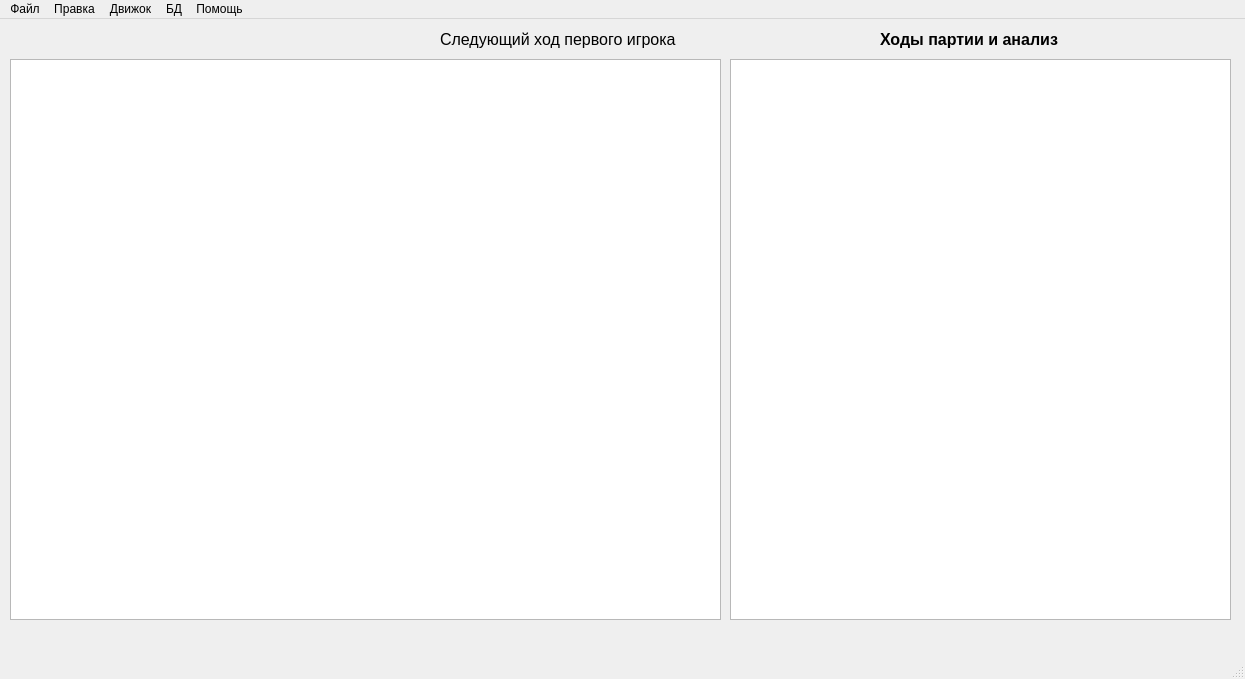
<?xml version="1.0" encoding="UTF-8"?>
<ui version="4.0">
 <class>MainWindow</class>
 <widget class="QMainWindow" name="MainWindow">
  <property name="geometry">
   <rect>
    <x>0</x>
    <y>0</y>
    <width>1245</width>
    <height>679</height>
   </rect>
  </property>
  <property name="windowTitle">
   <string>Wakaranai</string>
  </property>
  <widget class="QWidget" name="centralwidget">
   <widget class="QGraphicsView" name="graphicsView">
    <property name="geometry">
     <rect>
      <x>10</x>
      <y>40</y>
      <width>711</width>
      <height>561</height>
     </rect>
    </property>
   </widget>
   <widget class="QLabel" name="label">
    <property name="geometry">
     <rect>
      <x>880</x>
      <y>10</y>
      <width>191</width>
      <height>21</height>
     </rect>
    </property>
    <property name="font">
     <font>
      <pointsize>12</pointsize>
      <weight>75</weight>
      <bold>true</bold>
     </font>
    </property>
    <property name="text">
     <string>Ходы партии и анализ</string>
    </property>
   </widget>
   <widget class="QLabel" name="label_3">
    <property name="geometry">
     <rect>
      <x>440</x>
      <y>10</y>
      <width>261</width>
      <height>21</height>
     </rect>
    </property>
    <property name="font">
     <font>
      <pointsize>12</pointsize>
     </font>
    </property>
    <property name="text">
     <string>Следующий ход первого игрока</string>
    </property>
   </widget>
   <widget class="QTableWidget" name="tableWidget">
    <property name="geometry">
     <rect>
      <x>730</x>
      <y>40</y>
      <width>501</width>
      <height>561</height>
     </rect>
    </property>
    <property name="font">
     <font>
      <pointsize>12</pointsize>
     </font>
    </property>
    <property name="editTriggers">
     <set>QAbstractItemView::NoEditTriggers</set>
    </property>
    <property name="selectionBehavior">
     <enum>QAbstractItemView::SelectRows</enum>
    </property>
   </widget>
  </widget>
  <widget class="QMenuBar" name="menubar">
   <property name="geometry">
    <rect>
     <x>0</x>
     <y>0</y>
     <width>1245</width>
     <height>21</height>
    </rect>
   </property>
   <widget class="QMenu" name="menu">
    <property name="title">
     <string>Движок</string>
    </property>
    <addaction name="actionConnectEngine"/>
   </widget>
   <widget class="QMenu" name="menu_2">
    <property name="title">
     <string>БД</string>
    </property>
    <addaction name="actionConnectDB"/>
   </widget>
   <widget class="QMenu" name="menu_3">
    <property name="title">
     <string>Файл</string>
    </property>
    <addaction name="actionSetGame"/>
    <addaction name="actionSaveGame"/>
   </widget>
   <widget class="QMenu" name="menu_4">
    <property name="title">
     <string>Правка</string>
    </property>
    <addaction name="actionNewGame"/>
    <addaction name="separator"/>
    <addaction name="actionCopyGame"/>
    <addaction name="actionPasteGame"/>
    <addaction name="separator"/>
    <addaction name="actionChangePlayerName"/>
   </widget>
   <widget class="QMenu" name="menu_5">
    <property name="title">
     <string>Помощь</string>
    </property>
    <addaction name="actionAboutProgram"/>
   </widget>
   <addaction name="menu_3"/>
   <addaction name="menu_4"/>
   <addaction name="menu"/>
   <addaction name="menu_2"/>
   <addaction name="menu_5"/>
  </widget>
  <widget class="QStatusBar" name="statusbar"/>
  <action name="actionPasteGame">
   <property name="text">
    <string>Вставить игру (.kif)</string>
   </property>
  </action>
  <action name="actionConnectEngine">
   <property name="text">
    <string>Подключение</string>
   </property>
  </action>
  <action name="actionConnectDB">
   <property name="text">
    <string>Подключение</string>
   </property>
  </action>
  <action name="actionAboutProgram">
   <property name="text">
    <string>О программе</string>
   </property>
  </action>
  <action name="actionNewGame">
   <property name="text">
    <string>Начать новую игру</string>
   </property>
  </action>
  <action name="actionSetGame">
   <property name="text">
    <string>Загрузить игру</string>
   </property>
  </action>
  <action name="actionSaveGame">
   <property name="text">
    <string>Сохранить игру</string>
   </property>
  </action>
  <action name="actionCopyGame">
   <property name="text">
    <string>Копировать игру</string>
   </property>
  </action>
  <action name="actionChangePlayerName">
   <property name="text">
    <string>Изменить имя игрока</string>
   </property>
  </action>
 </widget>
 <resources/>
 <connections/>
</ui>
